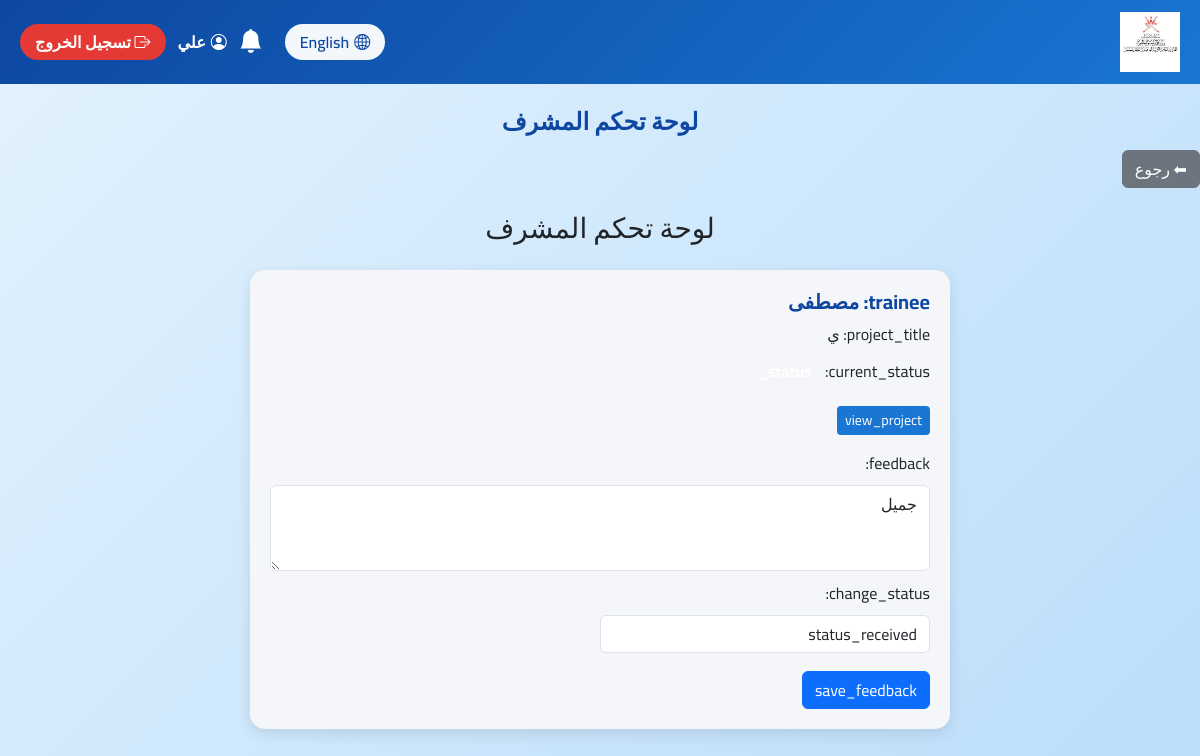
Screenshot of /admin/review_projects.php (signed in) with the database file from the repository.
### tables this page shows
CREATE TABLE `projects` (
  `id` int(11) NOT NULL,
  `trainee_id` int(11) NOT NULL,
  `title` varchar(255) NOT NULL,
  `file_path` varchar(255) NOT NULL,
  `submitted_at` datetime NOT NULL DEFAULT current_timestamp(),
  `status` enum('مستلم','تمت المراجعة','مرفوض') NOT NULL DEFAULT 'مستلم',
  `feedback` text DEFAULT NULL,
  `trainee_note` text DEFAULT NULL,
  `instructor_note` text DEFAULT NULL
);

CREATE TABLE `users` (
  `id` int(11) NOT NULL,
  `fullname` varchar(100) NOT NULL,
  `civil_id` varchar(20) DEFAULT NULL,
  `email` varchar(100) NOT NULL,
  `phone` varchar(20) DEFAULT NULL,
  `password` varchar(255) NOT NULL,
  `role` enum('admin','trainee') NOT NULL DEFAULT 'trainee',
  `preferred_lang` enum('ar','en') DEFAULT 'ar',
  `otp_code` varchar(10) DEFAULT NULL,
  `otp_expiry` datetime DEFAULT NULL,
  `created_at` timestamp NOT NULL DEFAULT current_timestamp(),
  `national_id` varchar(20) DEFAULT NULL,
  `university` varchar(100) DEFAULT NULL,
  `specialization` varchar(100) DEFAULT NULL,
  `education_status` enum('طالب','خريج') DEFAULT 'طالب'
);

### admin/review_projects.php (the view, shortened to what this page needs)
<?php
require '../config/db.php';
function t($key, $lang, $current){
    return $lang[$current][$key] ?? $key;
}
$stmt = $pdo->query("SELECT p.*, u.fullname FROM projects p JOIN users u ON p.trainee_id = u.id ORDER BY p.submitted_at DESC");
$projects = $stmt->fetchAll();
include '../inc/admin_header.php';
?>
<div style="margin: 10px 0;">
    <button onclick="history.back();" class="btn btn-secondary">
        ⬅ رجوع
    </button>
</div>
<div class="container mt-4">
    <h3 class="text-center mb-4"><?= t('title', $lang, $current) ?></h3>
    <?php if($projects): ?>
        <?php foreach($projects as $p): ?>
            <?php
                $status_class = '';
            ?>
            <div class="card-project mx-auto" style="max-width:700px;">
                <h5><?= t('trainee', $lang, $current) ?>: <?= htmlspecialchars($p['fullname']) ?></h5>
                <p><?= t('project_title', $lang, $current) ?>: <?= htmlspecialchars($p['title']) ?></p>
                <p><?= t('current_status', $lang, $current) ?>:
                    <span class="status-badge <?= $status_class ?>"><?= t('status_'.$p['status'], $lang, $current) ?></span>
                </p>
                <a href="../uploads/<?= $p['file_path'] ?>" target="_blank" class="btn btn-view btn-sm"><?= t('view_project', $lang, $current) ?></a>
                <form method="POST" class="mt-3 form-section">
                    <label><?= t('feedback', $lang, $current) ?>:</label>
                    <textarea name="feedback" class="form-control" rows="3" placeholder="<?= t('feedback', $lang, $current) ?>"><?= htmlspecialchars($p['feedback']) ?></textarea>
                    <label><?= t('change_status', $lang, $current) ?>:</label>
                    <select name="status" class="form-control w-50">
                        <option value="received" <?= $p['status']=='received'?'selected':'' ?>><?= t('status_received',$lang,$current) ?></option>
                    </select>
                    <button type="submit" name="submit_feedback" class="btn btn-primary btn-save mt-2"><?= t('save_feedback', $lang, $current) ?></button>
                </form>
            </div>
        <?php endforeach; ?>
    <?php else: ?>
        <p class="text-center"><?= t('no_projects', $lang, $current) ?></p>
    <?php endif; ?>
</div>
<?php include '../inc/footer.php'; ?>

### inc/admin_header.php (style rules this page uses)
body { font-family:'Cairo',sans-serif;background:linear-gradient(135deg,#e3f2fd,#bbdefb);margin:0;min-height:100vh; }

### admin/review_projects.php (style rules this page uses)
.card-project { border-radius: 15px; box-shadow: 0 5px 15px rgba(0,0,0,0.1); padding: 20px; margin-bottom: 25px; background-color: #f4f6f9; transition: transform 0.2s, box-shadow 0.2s; }
.card-project h5 { font-weight: bold; color: #0d47a1; }
.card-project p { margin-bottom: 8px; }
.card-project a.btn-view { margin-top: 10px; background-color: #1976d2; border: none; color: white; transition: 0.3s; }
textarea.form-control { resize: vertical; }
.form-section { display: flex; flex-direction: column; gap: 10px; }
.btn-save { align-self: flex-start; }
.status-badge { font-weight: bold; padding: 5px 10px; border-radius: 12px; color: #fff; display: inline-block; }

### rows the page displays
projects: users.fullname "مصطفى", title "ي", feedback "جميل"

### other values shown
$_SESSION['fullname'] "علي"
$lang[$current]['logout'] "تسجيل الخروج"
$lang[$current]['title'] "لوحة تحكم المشرف"
t('title', $lang, $current) "لوحة تحكم المشرف"
form field status "status_received"
